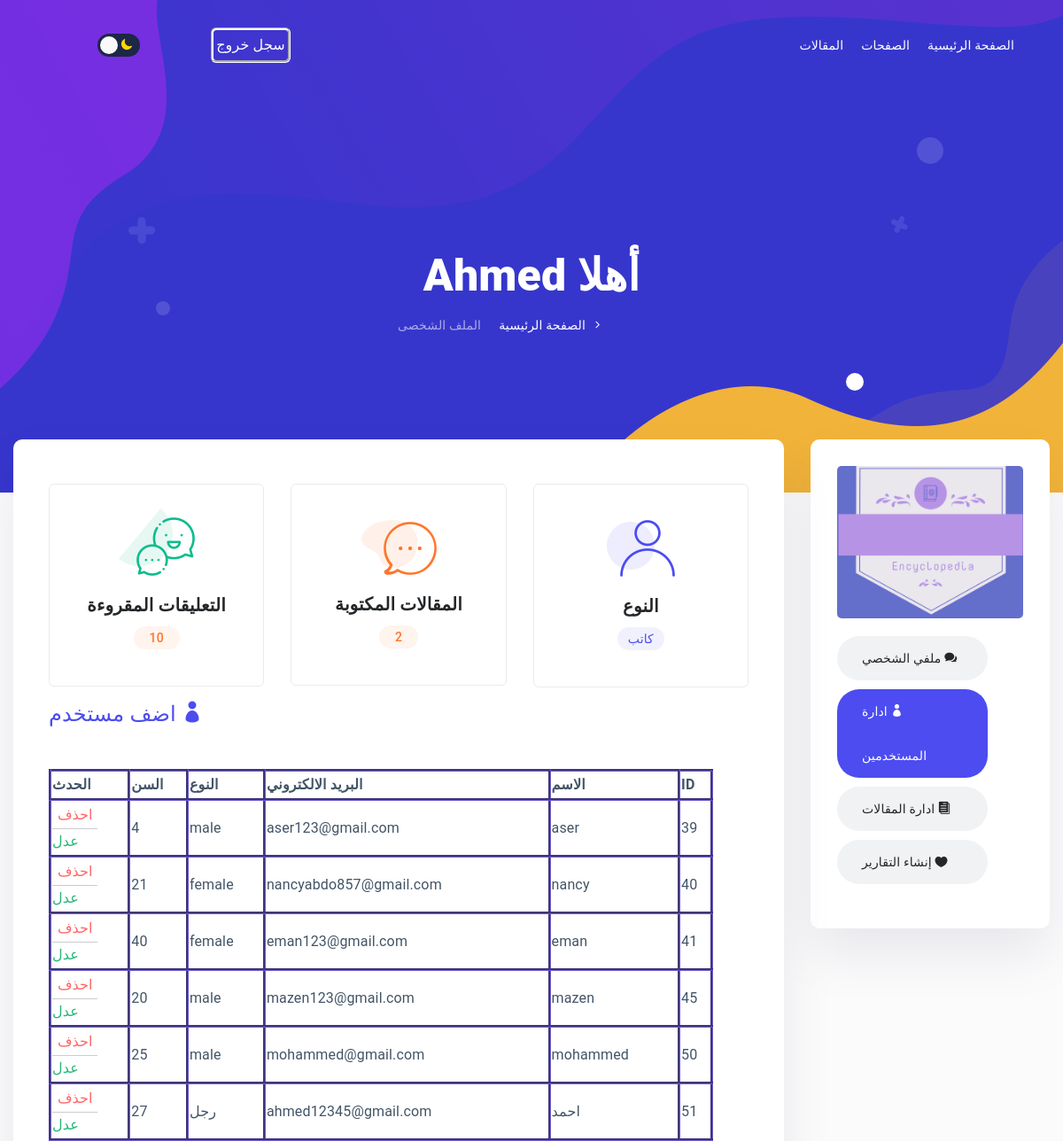
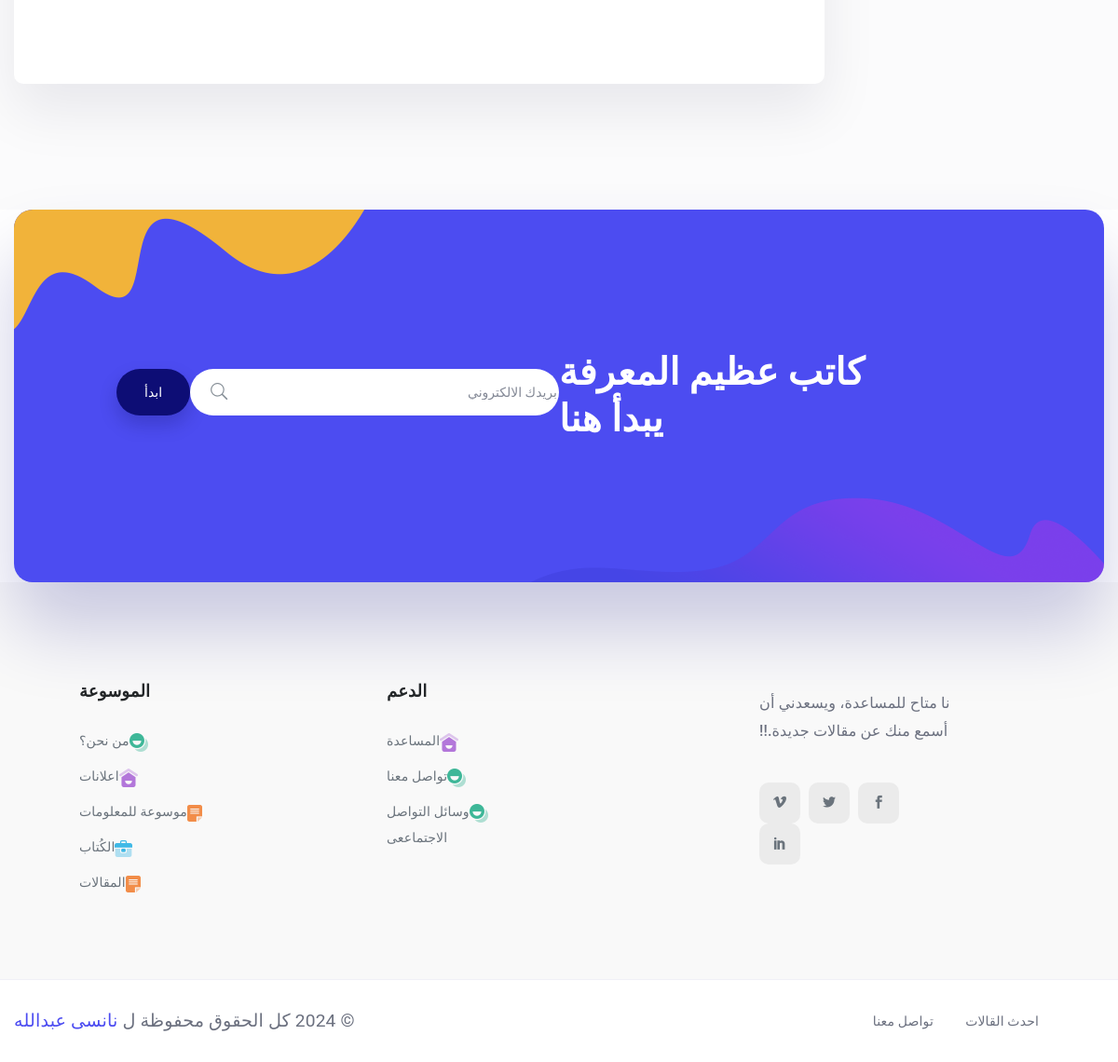
Screenshot of /Views/editor page arabic.php (signed in) with the database file from the repository (2 pictures, top to bottom).
### tables this page shows
CREATE TABLE `editor` (
  `editor_id` int(11) NOT NULL,
  `username` varchar(50) NOT NULL,
  `email` varchar(50) NOT NULL,
  `password` varchar(50) NOT NULL
);

CREATE TABLE `user` (
  `user_id` int(11) NOT NULL,
  `username` varchar(50) NOT NULL,
  `email` varchar(50) NOT NULL,
  `password` varchar(50) NOT NULL,
  `age` int(50) NOT NULL,
  `gender` varchar(50) NOT NULL
);

### Views/editor page arabic.php (the view, shortened to what the rows shown need)
<?php
 require_once'login_process.php';
 require_once'signup_process.php';
$servername = "localhost";
$username = "root";
$password = "";
$dbname = "encyclopedia";
$con = new mysqli($servername, $username, $password, $dbname);
$sql = "SELECT * FROM user";
$users = $con->query($sql);
$servername = "localhost";
$username = "root";
$password = "";
$dbname = "encyclopedia";
$con = new mysqli($servername, $username, $password, $dbname);
    $editor_id=$_SESSION['editor_id'];
    $sql = "SELECT username FROM editor WHERE editor_id='$editor_id' ";
    $result = $con->query($sql);
    if ($result->num_rows > 0) {
        $row = $result->fetch_assoc();
        $editorName = $row['username'];
    } else {
        $editorName = "No editor found";
    }
 ?>
<!doctype html>
<html lang="ar">
<head>
    <link rel="stylesheet" href="assets/bootstrap/css/bootstrap.min.css">
    <link rel="stylesheet" href="assets/elagent-icon/style.css">
    <link rel="stylesheet" href="assets/niceselectpicker/nice-select.css">
    <link rel="stylesheet" href="assets/animation/animate.css">
    <link rel="stylesheet" href="assets/mcustomscrollbar/jquery.mCustomScrollbar.min.css">
    <link rel="stylesheet" href="css/style-main.css">
    <link rel="stylesheet" href="css/responsive.css">
</head>
<body data-scroll-animation="true" dir="rtl">
    <div class="body_wrapper">
        <section class="doc_banner_area single_breadcrumb">
            <div class="container">
                <div class="doc_banner_content">
                    <h2  class="text-white"> أهلا <?php echo $editorName;?> </h2>
                    <ul class="nav justify-content-center">
                        <li><a href="#">الصفحة الرئيسية</a></li>
                        <li><a class="active" href="#" style="right: 20px;">الملف الشخصى</a></li>
                    </ul>
                </div>
            </div>
        </section>
        <section class="forum-user-wrapper">
            <div class="container">
                <div class="row forum_main_inner">
                    <div class="col-lg-9">
                        <div class="forum_body_area">
                            <div class="forum_topic_list">
                                <div class="tab-content" id="myTabContent">
                                    <div class="tab-pane fade show active" id="home" role="tabpanel"
                                        aria-labelledby="home-tab">
                                        <div class="profile_info">
                                            <ul class="navbar-nav info_list"  >
                                            <table border="3" id="table" >
                                                        <tr border="3">
                                                        <th>ID</th>
                                                            <th>الاسم</th>
                                                            <th>البريد الالكتروني</th>
                                                            <th>النوع</th>
                                                            <th>السن</th>
                                                            <th>الحدث</th>
                                                        </tr>
                                                        <?php while ($user = $users->fetch_assoc()): ?>
                                                        <tr>
                                                                    <td><?php echo $user['user_id']; ?></td>
                                                                    <td><?php echo $user['username']; ?></td>
                                                                    <td><?php echo $user['email']; ?></td>
                                                                    <td><?php echo $user['gender']; ?></td>
                                                                    <td><?php echo $user['age']; ?></td>
                                                                    <td>
                                                                        <form  action="remove-user.php" method="POST" onsubmit="return confirm('Are you sure you want to delete this user?');">
                                                                            <input id="delete" type="submit" name="delete_user" value="احذف" style='color:#F66;'>
                                                                        </form>
                                                                            <a style='color:#28b779'href="edit-user-form.php?user_id=<?php echo $user['user_id']; ?>">عدل</a>
                                                                    </td>
                                                                </tr>
                                                                <?php endwhile; ?>
                                            </table>
                                            </ul>
                                        </div>
                                    </div>
                                </div>
                            </div>
                        </div>
                    </div>
                </div>
            </div>
        </section>
        <section class="doc_subscribe_area">
            <div class="container">
                <div class="doc_subscribe_inner">
                    <div class="text wow fadeInLeft" data-wow-delay="0.2s">
                        <h2>كاتب عظيم المعرفة <br>يبدأ هنا</h2>
                    </div>
                </div>
            </div>
        </section>
    </div>
</body>
</html>

### rows the page displays
editor: username "Ahmed"
user: user_id "39", username "aser", email "aser123@gmail.com", gender "male", age "4"
user: user_id "40", username "nancy", email "nancyabdo857@gmail.com", gender "female", age "21"
user: user_id "41", username "eman", email "eman123@gmail.com", gender "female", age "40"
user: user_id "45", username "mazen", email "mazen123@gmail.com", gender "male", age "20"
user: user_id "50", username "mohammed", email "mohammed@gmail.com", gender "male", age "25"
user: user_id "51", username "احمد", email "ahmed12345@gmail.com", gender "رجل", age "27"
